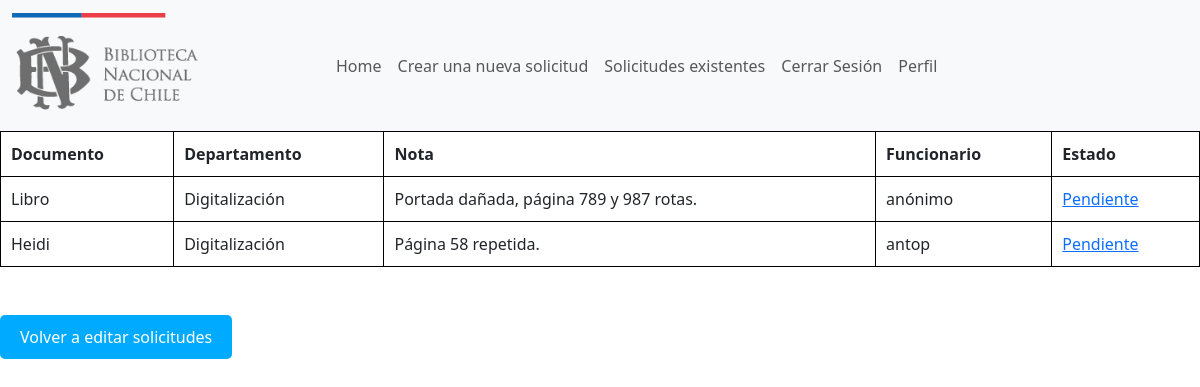
/editar_departamental/ (signed in), run on the app's committed database.
### Cuentas/models.py (models this page shows, shortened)
class Solicitudes(models.Model):
    ESTADOS = [
        ('Pendiente','Pendiente'),
        ('En proceso','En proceso'),
        ('Completada','Completada'),
        ('Rechazada','Rechazada')
    ]
    DEPARTAMENTOS = [
        ("placeholder","Seleccionar"),
        ("Extensión Cultural","Extensión Cultural"),
        ("Servicio de atención a usuarios","Servicio de atención a usuarios"),
        ("Conservación","Conservación"),
        ("Digitalización","Digitalización"),
        ("Depósito Legal","Depósito Legal"),
        ("Adquisiciones Bibliográficas","Adquisiciones Bibliográficas"),
        ("Depósito Legal Electrónico","Depósito Legal Electrónico"),
        ("Mapoteca","Mapoteca"),
        ("Láminas y estampas","Láminas y estampas"),
        ("Fotográfico y audiovisual","Fotográfico y audiovisual"),
        ("Periódicos","Periódicos"),
        ("Hemeroteca","Hemeroteca"),
        ("Fondo General","Fondo General"),
        ("Sección Chilena","Sección Chilena")
        ]
    Prioridad=[
        ("Muy Importante","Muy Importante"),
        ("Importante","Importante"),
        ("Poco Importante","Poco Importante")
    ]
    documento = models.CharField(max_length=100)
    autor = models.CharField(max_length=60,blank=True)
    fecha_publicación = models.CharField(max_length=20,blank=True)
    número_de_sistema = models.CharField(max_length=20,blank=True)
    ubicación = models.CharField(max_length=20,blank=True)
    departamento = models.CharField(max_length=60, choices=DEPARTAMENTOS,default="placeholder")
    nota = models.TextField(blank=True)
    fecha = models.DateTimeField(auto_now_add=True)
    plazo = models.CharField(max_length=20, blank=True)
    funcionario = models.CharField(max_length=60)
    estado = models.CharField(max_length=20, choices=ESTADOS, default='pendiente')
    prioridad= models.CharField(max_length=120, choices=Prioridad, default="Importante")
    class Meta:
        ordering = ['-fecha']  # Ordena por fecha de manera ascendente
        ordering = ['departamento']

### Cuentas/views.py (the view)
# urls.py: path("editar_departamental/", views.editar_departamento, name= "filtrar_solicitudes_usuario_estados"),
def editar_departamento(request):
    if request.user.is_authenticated:
        usuario= request.user.id
        department= Personal.objects.values_list("sector").filter(name=usuario)
        department= department[0][0]
        entregar= Solicitudes.objects.filter(departamento=department).values()
        return render(request, "editar_solicitud_departamento.html",{"valor":entregar})
    else:
        soli_usuario= Solicitudes.objects.none()
    return render(request,"editar_solicitud_departamento.html", {"valor":soli_usuario})

### Cuentas/templates/editar_solicitud_departamento.html (shortened to what this page needs)
{% extends "master.html" %}
{% block content %}
<table>
    <thead>
        <tr>
            <th>Documento</th>
            <th>Departamento</th>
            <th>Nota</th>
            <th>Funcionario</th>
            <th>Estado</th>
        </tr>
    </thead>
    <tbody>
        {% for x in valor %}
            <tr>
                <td>{{ x.documento }}</td>
                <td>{{ x.departamento }}</td>
                <td>{{ x.nota }}</td>
                <td>{{ x.autor }}</td>
                <td><a href= "{% url 'editar_estados' x.id %}">{{ x.estado }}</a></td>
            </tr>
        {% empty %}
            <tr>
                <td colspan="7">No hay solicitudes.</td>
            </tr>
        {% endfor %}
    </tbody>
</table>
<br>
<br>
<a href="/mis_solicitudes/editar_solicitud">
    <button style="background-color: #00aaff; color: white; border: none; padding: 10px 20px; border-radius: 5px; cursor: pointer;">
        Volver a editar solicitudes
    </button>
</a>
<br>
<br>
{% endblock %}

### Cuentas/templates/editar_solicitud_departamento.html (style rules this page uses)
table { width: 100%; border-collapse: collapse; }
table, th, td { border: 1px solid black; }
th, td { padding: 10px; text-align: left; }

### data on the page
Solicitudes: documento "Libro", departamento "Digitalización", nota "Portada dañada, página 789 y 987 rotas.", autor "anónimo", estado "Pendiente"
Solicitudes: documento "Heidi", departamento "Digitalización", nota "Página 58 repetida.", autor "antop", estado "Pendiente"
